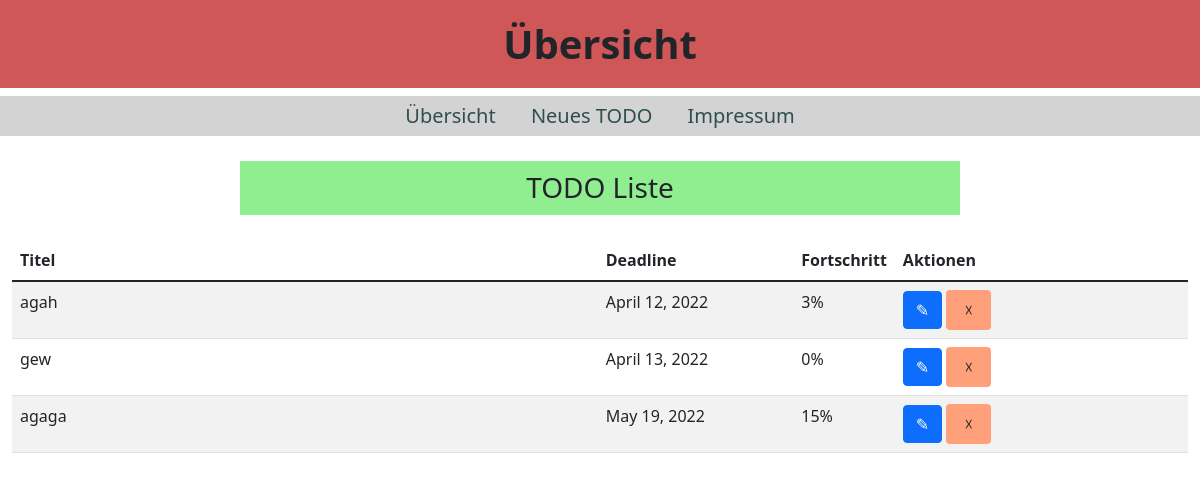
Before: / with the older database file.
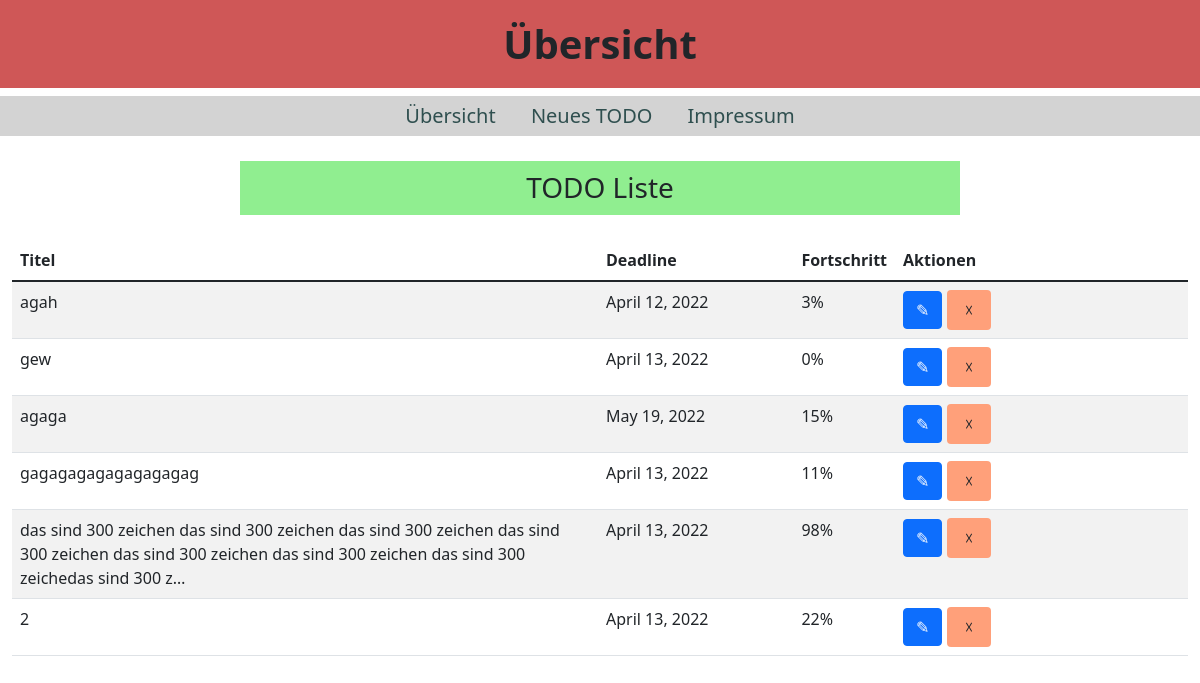
After: the same page with the newer database file.
### firstapp/models.py (models this page shows, shortened)
class Todo(models.Model):
    title = models.CharField(max_length=250)
    deadline = models.DateField()
    percent = models.PositiveIntegerField(default=0)

### firstapp/views.py (the view)
# urls.py: path('', views.homepage, name='Übersicht'),
def homepage(request):
    todos = Todo.objects.all()
    context ={'todos' : todos}
    return render(request,'firstapp/Übersicht.html', context)

### firstapp/templates/firstapp/Übersicht.html (shortened to what this page needs)
<!DOCTYPE html>
<html lang="de">
<head>
    <link href="https://cdn.jsdelivr.net/npm/bootstrap@5.1.3/dist/css/bootstrap.min.css"
          rel="stylesheet"
>
</head>
<body>
    <header>
        <h1><b>Übersicht</b></h1>
    </header>
    <nav>
        <a href="{% url 'Übersicht' %}">Übersicht</a>
        <a href="{% url 'New' %}">Neues TODO</a>
        <a href="{% url 'Impressum' %}">Impressum</a>
    </nav>
    <h3>TODO Liste</h3>
    <div class="container-fluid">
      <div class="table-responsive">
        <table id="mainTable" class="table table-striped table-hover">
          <thead>
            <tr>
              <th>Titel</th>
              <th>Deadline</th>
              <th>Fortschritt</th>
              <th>Aktionen</th>
            </tr>
          </thead>
          <tbody>
            {% for todo in todos %}
              <tr>
                <td class="col-lg-6">{{todo.title|truncatechars:160}}</td>
                <td class="col-sm-2">{{todo.deadline.date}}</td>
                <td class="col-sm-1">{{todo.percent}}%</td>
                <td class="col-sm-3">
                  <a class="btn btn-primary" href="{% url 'edit' todo.id %}" role="button">&#x270E</a>
                  <a class="btn close" href="{% url 'delete' todo.id %}" role="button">&#9747</a>
                </td>
              </tr>
            {% endfor %}
          </tbody>
        </table>
      </div>
    </div>
</body>
</html>

Changed rows visible on the page:
added Todo: title "gagagagagagagagagag", deadline "April 13, 2022", percent "11"
added Todo: title "das sind 300 zeichen das sind 300 zeichen das sind 300 zeichen das sind 300 zeichen das sind 300 zeichen das sind 300 zeichen das sind 300 zeichedas sind 300 z…", deadline "April 13, 2022", percent "98"
added Todo: title "2", deadline "April 13, 2022", percent "22"
